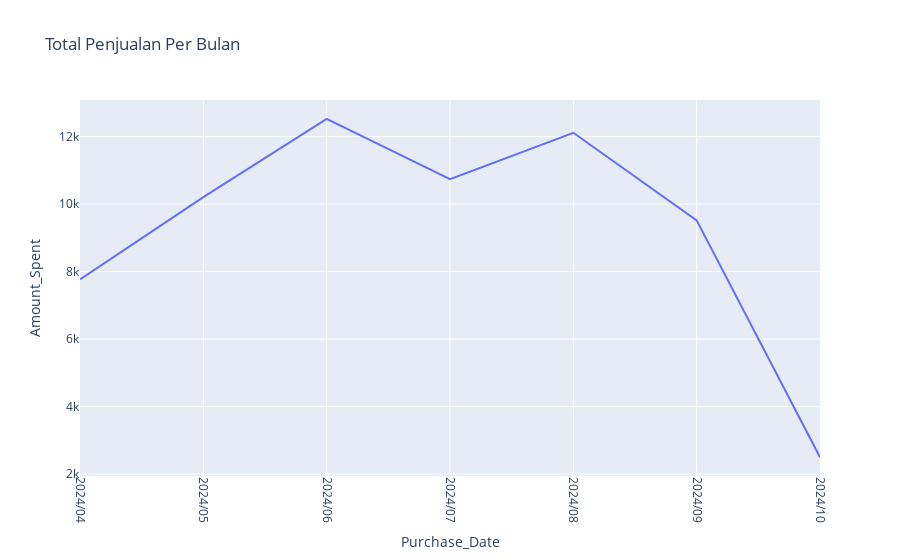

Notebook cell for this chart:
### Code cell
# membuat line chart dari data df_monthly dimana x=Purchase_date dan y=Amount_spent
fig = px.line(df_monthly, x="Purchase_Date", y="Amount_Spent", title='Total Penjualan Per Bulan')
fig.update_xaxes(tickangle=90)
fig.show()

### Figure 1 — Plotly figure (JSON) as saved in the notebook; plotly's stock layout.template omitted (floating-point values rounded to 4 significant figures)
{"data": [{"hovertemplate": "Purchase_Date=%{x}<br>Amount_Spent=%{y}<extra></extra>", "legendgroup": "", "line": {"color": "#636efa", "dash": "solid"}, "marker": {"symbol": "circle"}, "mode": "lines", "name": "", "orientation": "v", "showlegend": false, "type": "scatter", "x": ["2024/04", "2024/05", "2024/06", "2024/07", "2024/08", "2024/09", "2024/10"], "xaxis": "x", "y": [7769.0, 10210.0, 12530.0, 10740.0, 12110.0, 9517.0, 2498.0], "yaxis": "y"}], "layout": {"legend": {"tracegroupgap": 0}, "title": {"text": "Total Penjualan Per Bulan"}, "xaxis": {"anchor": "y", "domain": [0, 1], "tickangle": 90, "title": {"text": "Purchase_Date"}}, "yaxis": {"anchor": "x", "domain": [0, 1], "title": {"text": "Amount_Spent"}}}}
